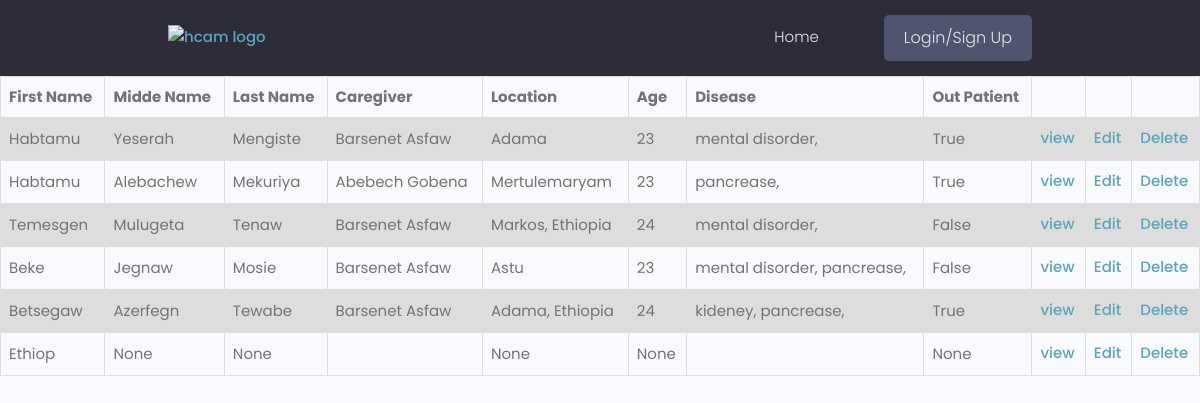
The app's page /users/, older data.
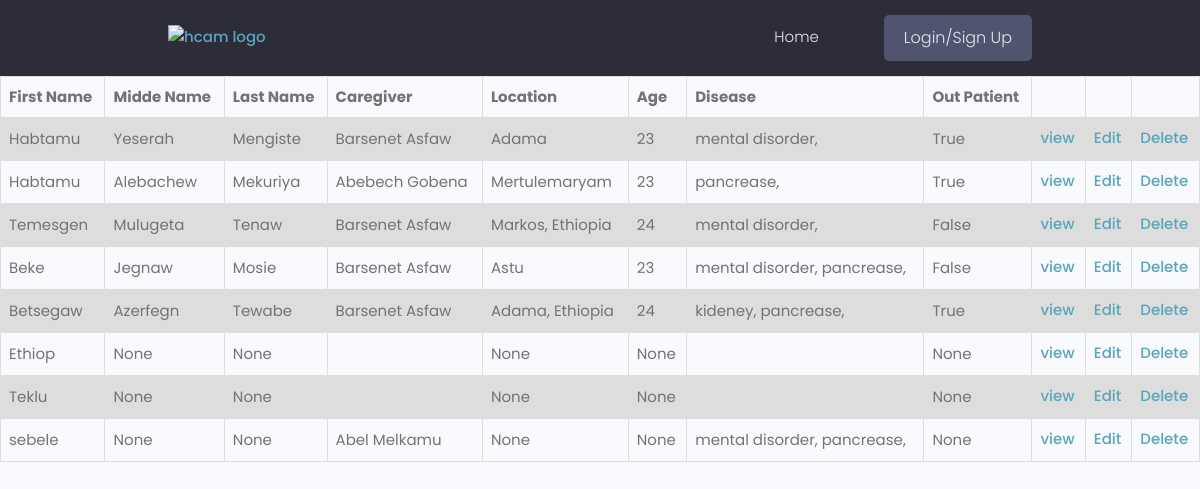
The same page, newer data.
### users/models.py (models this page shows, shortened)
class Patient(models.Model):
    user = models.OneToOneField(UserAccount, null=True, blank=True, on_delete=models.CASCADE)
    first_name = models.CharField(max_length=100, null=True, blank=True)
    middle_name = models.CharField(max_length=100, null=True, blank=True)
    last_name = models.CharField(max_length=100, null=True, blank=True)
    email = models.EmailField(max_length=150, null=True, blank=True)
    username = models.CharField(max_length=100, null=True, blank=True)
    location = models.CharField(max_length=100, null=True, blank=True)
    national_id = models.ImageField(null=True, blank=True, default='national.jpg')
    age = models.PositiveIntegerField(null=True, blank=True)
    outPatient = models.BooleanField(null=True, blank=True)
    doctor = models.ForeignKey(Doctor, null=True, blank=True, on_delete=models.SET_NULL)
    diseases = models.ManyToManyField('Disease')
    caregiver = models.ForeignKey(Caregiver, null=True, blank=True, on_delete=models.CASCADE)
    profile_image = models.ImageField(null=True, blank=True, default='default-patient.png')
    created = models.DateTimeField(auto_now_add=True)
    id = models.UUIDField(default=uuid.uuid4, unique=True, primary_key=True, editable=False)

class Caregiver(models.Model):
    user = models.OneToOneField(UserAccount, null=True, blank=True, on_delete=models.CASCADE)
    first_name = models.CharField(max_length=100, null=True, blank=True)
    middle_name = models.CharField(max_length=100, null=True, blank=True)
    last_name = models.CharField(max_length=100, null=True, blank=True)
    email = models.EmailField(max_length=150, null=True, blank=True)
    username = models.CharField(max_length=100, null=True, blank=True)
    location = models.CharField(max_length=100, null=True, blank=True)
    national_id = models.ImageField(null=True, blank=True, default='national.jpg')
    relation_ship = models.CharField(max_length=100, null=True, blank=True)
    profile_image = models.ImageField(null=True, blank=True, default='default.jpg')
    created = models.DateTimeField(auto_now_add=True)
    id = models.UUIDField(default=uuid.uuid4, unique=True, primary_key=True, editable=False)

class Disease(models.Model):
    title = models.CharField(max_length=100, null=True, blank=True)
    description = models.TextField(null=True, blank=True)
    cause = models.TextField(null=True, blank=True)
    symptom = models.TextField(null=True, blank=True)
    updated = models.DateTimeField(auto_now=True)
    created = models.DateTimeField(auto_now_add=True)
    id = models.UUIDField(default=uuid.uuid4, unique=True, primary_key=True, editable=False)
    def __str__(self):
        return str(self.title)

### users/views.py (the view)
# urls.py: path('', views.patients, name = 'patients'),
def patients(request):
    patientObj = Patient.objects.all()
    diseases = Disease.objects.all()
    context = {'patients':patientObj, 'diseases':diseases}
    return render(request, 'users/patients.html', context)

### users/templates/users/patients.html (shortened to what this page needs)
{% extends 'main.html' %}
{% block content %}
{% include 'navbar.html' %}
<!DOCTYPE html>
<html>
<head>
</head>
<body>
<table>
  <tr>
    <th>First Name</th>
    <th>Midde Name</th>
    <th>Last Name</th>
    <th>Caregiver</th>
    <th>Location</th>
    <th>Age</th>
    <th>Disease</th>
    <th>Out Patient</th>
    <th>     </th>
    <th>     </th>
    <th>     </th>
  </tr>
  {% for patient in patients %}
  <tr>
    <td>{{patient.first_name}}</td>
    <td>{{patient.middle_name}}</td>
    <td>{{patient.last_name}}</td>
    <td>{{patient.caregiver.first_name}} {{patient.caregiver.middle_name}}</td>
    <td>{{patient.location}}</td>
    <td>{{patient.age}}</td>
    <td>{% for disease in patient.diseases.all %}
    {{disease}},
    {% endfor %}</td>
    <td>{{patient.outPatient}}</td>
    <td><a href="{% url 'single-patient' patient.id %}">view</a></td>
    <td><a href="{% url 'update-patient' patient.id %}">Edit </a></td>
    <td><a href="{% url 'delete-patient' patient.id %}">Delete</a></td>
  </tr>
  {% endfor %}
</table>
</body>
</html>
{% endblock %}

Row changes from the older to the newer data that the page shows:
added Patient: first_name "Teklu", middle_name "None", last_name "None", location "None", age "None", outPatient "None"
added Patient: first_name "sebele", middle_name "None", last_name "None", caregiver.first_name "Abel", caregiver.middle_name "Melkamu", location "None", age "None", outPatient "None", Disease (title "mental disorder"), Disease (title "pancrease")
